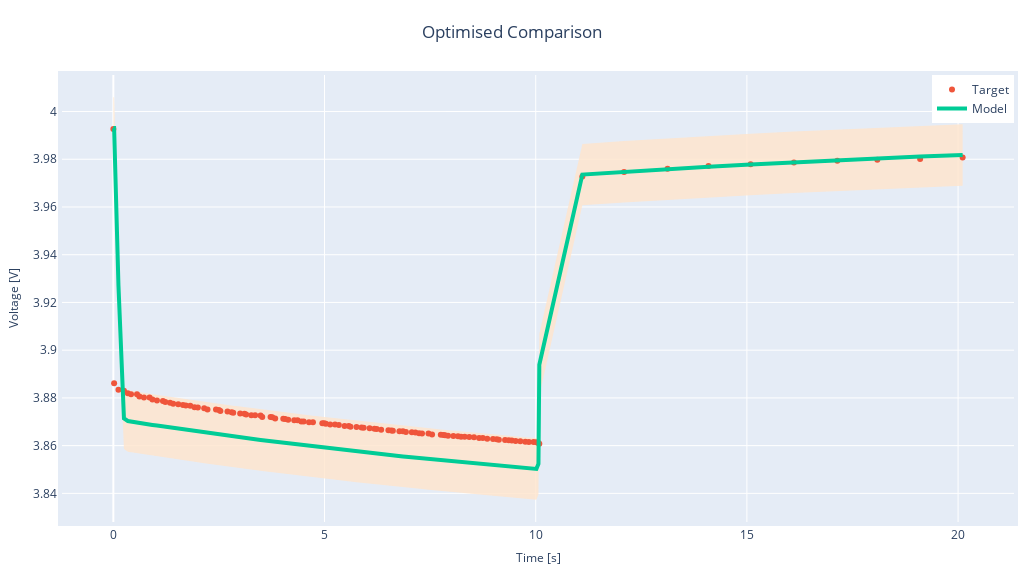

Notebook cell for this chart:
### Markdown cell above
Let's plot the parameterised forward model against the new pulse data:

### Code cell
pybop.quick_plot(x, cost, title="Optimised Comparison");
